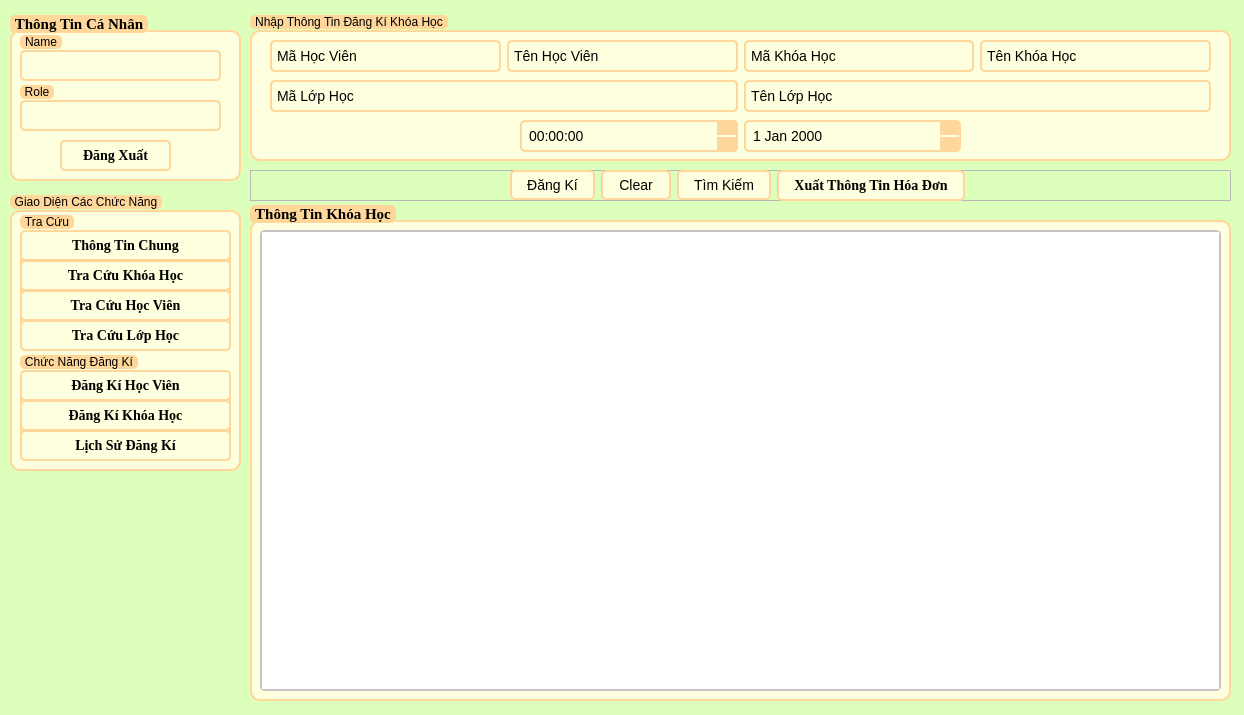
<?xml version="1.0" encoding="UTF-8"?>
<ui version="4.0">
 <class>Dangkikhoahoc</class>
 <widget class="QWidget" name="Dangkikhoahoc">
  <property name="geometry">
   <rect>
    <x>0</x>
    <y>0</y>
    <width>1244</width>
    <height>715</height>
   </rect>
  </property>
  <property name="windowTitle">
   <string>Đăng Kí Khóa Học</string>
  </property>
  <property name="styleSheet">
   <string notr="true">*{
	font: 700 11pt &quot;Times New Roman&quot;;
}
QWidget#Dangkikhoahoc {
    background-color: #DDFFBC
}

/* LineEdit Styles */
QLineEdit {
    border: 2px solid #FFD79A;
    border-radius: 5px;
    padding: 5px;
    background-color: #FEFFDE;
    font-size: 14px;
}

QLineEdit:focus {
    border: 2px solid #0078d7;
}

/* PushButton Styles */
QPushButton {
    border: 2px solid #FFD79A;
    border-radius: 5px;
    padding: 5px 15px;
    background-color: #FEFFDE;
    color: #000000;
    font-size: 14px;
}

QPushButton:hover {
    background-color: #FFD79A;
}

QPushButton:pressed {
    background-color: #004494;
}

/* TableWidget Styles */
QTableWidget {
    border: 2px solid #c4c4c4;
    border-radius: 5px;
    font-size: 14px;
}

QHeaderView::section {
    background-color: #FFFAC0;
    color: #9DE6E8;
    padding: 5px;
    border: 1px solid #c4c4c4;
}

QTableWidget::item {
    padding: 5px;
}

QTableWidget::item:selected {
    background-color: #FFD79A;
    color: #FFFAC0;
}

QTableWidget::item:hover {
    background-color: #FFD79A;
}

/* ScrollBar Styles */
QScrollBar:vertical {
    border: none;
    background: #f0f0f0;
    width: 12px;
    margin: 15px 0 15px 0;
}

QScrollBar::handle:vertical {
    background: #c4c4c4;
    min-height: 20px;
    border-radius: 5px;
}

QScrollBar::add-line:vertical,
QScrollBar::sub-line:vertical {
    height: 0;
}

QScrollBar::add-page:vertical,
QScrollBar::sub-page:vertical {
    background: none;
}
/* QDateEdit Styles */
QDateEdit {
    border: 2px solid #FFD79A;
    border-radius: 5px;
    padding: 5px;
    background-color: #FEFFDE;
    font-size: 14px;
}
QDateEdit:focus {
    border: 2px solid #0078d7;
}
/* ComboBox Styles */
QComboBox {
    border: 2px solid #FFD79A;
    border-radius: 5px;
    padding: 5px;
    background-color: #FEFFDE;
    font-size: 14px;
    min-width: 6em;
}

QComboBox:focus {
    border: 2px solid #0078d7;
}

QComboBox::drop-down {
    border: none;
}

QComboBox::down-arrow {
    image: url(down_arrow.png); /* Thay đổi icon mũi tên nếu cần */
}

QComboBox::down-arrow:on {
    top: 1px;
    left: 1px;
}

QComboBox QAbstractItemView {
    border: 2px solid #FFD79A;
    border-radius: 5px;
    background-color: #FEFFDE;
    font-size: 14px;
    selection-background-color: #FFD79A;
}
/* TimeEdit Styles */
QTimeEdit {
    border: 2px solid #FFD79A;
    border-radius: 5px;
    padding: 5px;
    background-color: #FEFFDE;
    font-size: 14px;
}

QTimeEdit:focus {
    border: 2px solid #0078d7;
}

QTimeEdit::up-button {
    subcontrol-origin: border;
    subcontrol-position: top right;
    width: 20px;
    height: 15px;
    border-left: 1px solid #FFD79A;
    border-top-right-radius: 5px;
    background: #FFD79A;
}

QTimeEdit::up-button:hover {
    background: #0078d7;
    border-left: 1px solid #0078d7;
}

QTimeEdit::up-button:pressed {
    background: #004494;
    border-left: 1px solid #004494;
}

QTimeEdit::up-arrow {
    image: url(&quot;E:/BTL python/Dangkikhoahoc/Gui/Ui_admin/icon/chevron-up-outline.png&quot;);
    width: 10px;
    height: 10px;
}

QTimeEdit::down-button {
    subcontrol-origin: border;
    subcontrol-position: bottom right;
    width: 20px;
    height: 15px;
    border-left: 1px solid #FFD79A;
    border-bottom-right-radius: 5px;
    background: #FFD79A;
}

QTimeEdit::down-button:hover {
    background: #0078d7;
    border-left: 1px solid #0078d7;
}

QTimeEdit::down-button:pressed {
    background: #004494;
    border-left: 1px solid #004494;
}

QTimeEdit::down-arrow {
    image: url(down_arrow.png); /* Thay đổi icon mũi tên nếu cần */
    width: 10px;
    height: 10px;
}
/* QDateEdit Styles */
QDateEdit {
    border: 2px solid #FFD79A;
    border-radius: 5px;
    padding: 5px;
    background-color: #FEFFDE;
    font-size: 14px;
}

QDateEdit:focus {
    border: 2px solid #0078d7;
}

QDateEdit::up-button {
    subcontrol-origin: border;
    subcontrol-position: top right;
    width: 20px;
    height: 15px;
    border-left: 1px solid #FFD79A;
    border-top-right-radius: 5px;
    background: #FFD79A;
}

QDateEdit::up-button:hover {
    background: #0078d7;
    border-left: 1px solid #0078d7;
}

QDateEdit::up-button:pressed {
    background: #004494;
    border-left: 1px solid #004494;
}

QDateEdit::up-arrow {
    image: url(&quot;E:/BTL python/Dangkikhoahoc/Gui/Ui_admin/icon/chevron-up-outline.png&quot;);
    width: 10px;
    height: 10px;
}

QDateEdit::down-button {
    subcontrol-origin: border;
    subcontrol-position: bottom right;
    width: 20px;
    height: 15px;
    border-left: 1px solid #FFD79A;
    border-bottom-right-radius: 5px;
    background: #FFD79A;
}

QDateEdit::down-button:hover {
    background: #0078d7;
    border-left: 1px solid #0078d7;
}

QDateEdit::down-button:pressed {
    background: #004494;
    border-left: 1px solid #004494;
}

QDateEdit::down-arrow {
    image: url(down_arrow.png); /* Thay đổi icon mũi tên nếu cần */
    width: 10px;
    height: 10px;
}
/* GroupBox Styles */
QGroupBox {
    border: 2px solid #FFD79A;
    border-radius: 10px;
    margin-top: 20px;
    background-color: #FEFFDE;
    padding: 10px;
}

QGroupBox::title {
    subcontrol-origin: margin;
    subcontrol-position: top left;
	top: 5px;
    padding: 0 3px;
    background-color: #FFD79A;
    border-radius: 5px;
    color: #000000;
    font-size: 14pt;
    font-weight: bold;
}
</string>
  </property>
  <widget class="QFrame" name="frame_fucntion">
   <property name="geometry">
    <rect>
     <x>250</x>
     <y>170</y>
     <width>981</width>
     <height>31</height>
    </rect>
   </property>
   <property name="frameShape">
    <enum>QFrame::Shape::StyledPanel</enum>
   </property>
   <property name="frameShadow">
    <enum>QFrame::Shadow::Raised</enum>
   </property>
   <widget class="QWidget" name="layoutWidget">
    <property name="geometry">
     <rect>
      <x>260</x>
      <y>0</y>
      <width>455</width>
      <height>31</height>
     </rect>
    </property>
    <layout class="QHBoxLayout" name="horizontalLayout">
     <item>
      <widget class="QPushButton" name="btn_them">
       <property name="autoFillBackground">
        <bool>false</bool>
       </property>
       <property name="text">
        <string>Đăng Kí</string>
       </property>
       <property name="icon">
        <iconset>
         <normaloff>../../icon/add.svg</normaloff>../../icon/add.svg</iconset>
       </property>
       <property name="iconSize">
        <size>
         <width>20</width>
         <height>16</height>
        </size>
       </property>
       <property name="shortcut">
        <string notr="true"/>
       </property>
      </widget>
     </item>
     <item>
      <widget class="QPushButton" name="btn_xoathongtin">
       <property name="text">
        <string>Clear</string>
       </property>
       <property name="icon">
        <iconset>
         <normaloff>../../icon/clearall.svg</normaloff>../../icon/clearall.svg</iconset>
       </property>
       <property name="shortcut">
        <string notr="true"/>
       </property>
      </widget>
     </item>
     <item>
      <widget class="QPushButton" name="btn_tim">
       <property name="text">
        <string>Tìm Kiếm</string>
       </property>
       <property name="icon">
        <iconset>
         <normaloff>../../icon/search.svg</normaloff>../../icon/search.svg</iconset>
       </property>
       <property name="shortcut">
        <string notr="true"/>
       </property>
      </widget>
     </item>
     <item>
      <widget class="QPushButton" name="btn_lichsudangki_2">
       <property name="enabled">
        <bool>true</bool>
       </property>
       <property name="font">
        <font>
         <family>Times New Roman</family>
         <pointsize>-1</pointsize>
         <italic>false</italic>
         <bold>true</bold>
         <underline>false</underline>
         <strikeout>false</strikeout>
        </font>
       </property>
       <property name="text">
        <string>Xuất Thông Tin Hóa Đơn</string>
       </property>
      </widget>
     </item>
    </layout>
   </widget>
  </widget>
  <widget class="QGroupBox" name="groupBox">
   <property name="geometry">
    <rect>
     <x>250</x>
     <y>10</y>
     <width>981</width>
     <height>151</height>
    </rect>
   </property>
   <property name="title">
    <string>Nhập Thông Tin Đăng Kí Khóa Học</string>
   </property>
   <widget class="QWidget" name="layoutWidget">
    <property name="geometry">
     <rect>
      <x>20</x>
      <y>70</y>
      <width>941</width>
      <height>33</height>
     </rect>
    </property>
    <layout class="QHBoxLayout" name="horizontalLayout_9">
     <item>
      <widget class="QComboBox" name="malophoc">
       <property name="placeholderText">
        <string>Mã Lớp Học</string>
       </property>
      </widget>
     </item>
     <item>
      <widget class="QComboBox" name="tenlophoc">
       <property name="placeholderText">
        <string>Tên Lớp Học</string>
       </property>
      </widget>
     </item>
    </layout>
   </widget>
   <widget class="QWidget" name="layoutWidget">
    <property name="geometry">
     <rect>
      <x>20</x>
      <y>30</y>
      <width>941</width>
      <height>33</height>
     </rect>
    </property>
    <layout class="QHBoxLayout" name="horizontalLayout_2">
     <item>
      <widget class="QComboBox" name="mahocvien">
       <property name="placeholderText">
        <string>Mã Học Viên</string>
       </property>
      </widget>
     </item>
     <item>
      <widget class="QComboBox" name="tenhocvien">
       <property name="placeholderText">
        <string>Tên Học Viên</string>
       </property>
      </widget>
     </item>
     <item>
      <widget class="QComboBox" name="makhoahoc">
       <property name="placeholderText">
        <string>Mã Khóa Học</string>
       </property>
      </widget>
     </item>
     <item>
      <widget class="QComboBox" name="tenkhoahoc">
       <property name="placeholderText">
        <string>Tên Khóa Học</string>
       </property>
      </widget>
     </item>
    </layout>
   </widget>
   <widget class="QWidget" name="layoutWidget">
    <property name="geometry">
     <rect>
      <x>270</x>
      <y>110</y>
      <width>441</width>
      <height>33</height>
     </rect>
    </property>
    <layout class="QHBoxLayout" name="horizontalLayout_3">
     <item>
      <widget class="QTimeEdit" name="thoigian">
       <property name="currentSection">
        <enum>QDateTimeEdit::Section::HourSection</enum>
       </property>
      </widget>
     </item>
     <item>
      <widget class="QDateEdit" name="ngaybatdau">
       <property name="currentSection">
        <enum>QDateTimeEdit::Section::YearSection</enum>
       </property>
      </widget>
     </item>
    </layout>
   </widget>
  </widget>
  <widget class="QGroupBox" name="groupBox_2">
   <property name="enabled">
    <bool>true</bool>
   </property>
   <property name="geometry">
    <rect>
     <x>250</x>
     <y>200</y>
     <width>981</width>
     <height>501</height>
    </rect>
   </property>
   <property name="font">
    <font>
     <family>Times New Roman</family>
     <pointsize>11</pointsize>
     <italic>false</italic>
     <bold>true</bold>
    </font>
   </property>
   <property name="title">
    <string>Thông Tin Khóa Học</string>
   </property>
   <widget class="QTableWidget" name="result_table">
    <property name="enabled">
     <bool>true</bool>
    </property>
    <property name="geometry">
     <rect>
      <x>10</x>
      <y>30</y>
      <width>961</width>
      <height>461</height>
     </rect>
    </property>
   </widget>
  </widget>
  <widget class="QGroupBox" name="groupBox_5">
   <property name="geometry">
    <rect>
     <x>10</x>
     <y>190</y>
     <width>231</width>
     <height>281</height>
    </rect>
   </property>
   <property name="title">
    <string>Giao Diện Các Chức Năng</string>
   </property>
   <widget class="QGroupBox" name="groupBox_4">
    <property name="geometry">
     <rect>
      <x>10</x>
      <y>20</y>
      <width>211</width>
      <height>141</height>
     </rect>
    </property>
    <property name="title">
     <string>Tra Cứu</string>
    </property>
    <widget class="QPushButton" name="btn_tracuuhocvien">
     <property name="geometry">
      <rect>
       <x>0</x>
       <y>80</y>
       <width>211</width>
       <height>31</height>
      </rect>
     </property>
     <property name="font">
      <font>
       <family>Times New Roman</family>
       <pointsize>-1</pointsize>
       <italic>false</italic>
       <bold>true</bold>
       <underline>false</underline>
       <strikeout>false</strikeout>
      </font>
     </property>
     <property name="text">
      <string>Tra Cứu Học Viên</string>
     </property>
    </widget>
    <widget class="QPushButton" name="btn_thongtinchung">
     <property name="enabled">
      <bool>true</bool>
     </property>
     <property name="geometry">
      <rect>
       <x>0</x>
       <y>20</y>
       <width>211</width>
       <height>31</height>
      </rect>
     </property>
     <property name="font">
      <font>
       <family>Times New Roman</family>
       <pointsize>-1</pointsize>
       <italic>false</italic>
       <bold>true</bold>
       <underline>false</underline>
       <strikeout>false</strikeout>
      </font>
     </property>
     <property name="text">
      <string>Thông Tin Chung</string>
     </property>
    </widget>
    <widget class="QPushButton" name="btn_tracuukhoahoc">
     <property name="enabled">
      <bool>false</bool>
     </property>
     <property name="geometry">
      <rect>
       <x>0</x>
       <y>50</y>
       <width>211</width>
       <height>31</height>
      </rect>
     </property>
     <property name="font">
      <font>
       <family>Times New Roman</family>
       <pointsize>-1</pointsize>
       <italic>false</italic>
       <bold>true</bold>
       <underline>false</underline>
       <strikeout>false</strikeout>
      </font>
     </property>
     <property name="text">
      <string>Tra Cứu Khóa Học</string>
     </property>
    </widget>
    <widget class="QPushButton" name="btn_tracuulophoc">
     <property name="geometry">
      <rect>
       <x>0</x>
       <y>110</y>
       <width>211</width>
       <height>31</height>
      </rect>
     </property>
     <property name="font">
      <font>
       <family>Times New Roman</family>
       <pointsize>-1</pointsize>
       <italic>false</italic>
       <bold>true</bold>
       <underline>false</underline>
       <strikeout>false</strikeout>
      </font>
     </property>
     <property name="text">
      <string>Tra Cứu Lớp Học</string>
     </property>
    </widget>
   </widget>
   <widget class="QGroupBox" name="groupBox_8">
    <property name="geometry">
     <rect>
      <x>10</x>
      <y>160</y>
      <width>211</width>
      <height>111</height>
     </rect>
    </property>
    <property name="title">
     <string>Chức Năng Đăng Kí</string>
    </property>
    <widget class="QPushButton" name="btn_dangkikhoahoc">
     <property name="enabled">
      <bool>true</bool>
     </property>
     <property name="geometry">
      <rect>
       <x>0</x>
       <y>50</y>
       <width>211</width>
       <height>31</height>
      </rect>
     </property>
     <property name="font">
      <font>
       <family>Times New Roman</family>
       <pointsize>-1</pointsize>
       <italic>false</italic>
       <bold>true</bold>
       <underline>false</underline>
       <strikeout>false</strikeout>
      </font>
     </property>
     <property name="text">
      <string>Đăng Kí Khóa Học</string>
     </property>
    </widget>
    <widget class="QPushButton" name="btn_lichsudangki">
     <property name="enabled">
      <bool>true</bool>
     </property>
     <property name="geometry">
      <rect>
       <x>0</x>
       <y>80</y>
       <width>211</width>
       <height>31</height>
      </rect>
     </property>
     <property name="font">
      <font>
       <family>Times New Roman</family>
       <pointsize>-1</pointsize>
       <italic>false</italic>
       <bold>true</bold>
       <underline>false</underline>
       <strikeout>false</strikeout>
      </font>
     </property>
     <property name="text">
      <string>Lịch Sử Đăng Kí</string>
     </property>
    </widget>
    <widget class="QPushButton" name="btn_dangkihocvien">
     <property name="enabled">
      <bool>true</bool>
     </property>
     <property name="geometry">
      <rect>
       <x>0</x>
       <y>20</y>
       <width>211</width>
       <height>31</height>
      </rect>
     </property>
     <property name="font">
      <font>
       <family>Times New Roman</family>
       <pointsize>-1</pointsize>
       <italic>false</italic>
       <bold>true</bold>
       <underline>false</underline>
       <strikeout>false</strikeout>
      </font>
     </property>
     <property name="text">
      <string>Đăng Kí Học Viên</string>
     </property>
    </widget>
   </widget>
  </widget>
  <widget class="QGroupBox" name="groupBox_3">
   <property name="enabled">
    <bool>true</bool>
   </property>
   <property name="geometry">
    <rect>
     <x>10</x>
     <y>10</y>
     <width>231</width>
     <height>171</height>
    </rect>
   </property>
   <property name="font">
    <font>
     <family>Times New Roman</family>
     <pointsize>11</pointsize>
     <italic>false</italic>
     <bold>true</bold>
    </font>
   </property>
   <property name="title">
    <string>Thông Tin Cá Nhân</string>
   </property>
   <widget class="QPushButton" name="btn_dangxuat">
    <property name="geometry">
     <rect>
      <x>50</x>
      <y>130</y>
      <width>111</width>
      <height>31</height>
     </rect>
    </property>
    <property name="font">
     <font>
      <family>Times New Roman</family>
      <pointsize>-1</pointsize>
      <italic>false</italic>
      <bold>true</bold>
      <underline>false</underline>
      <strikeout>false</strikeout>
     </font>
    </property>
    <property name="styleSheet">
     <string notr="true"/>
    </property>
    <property name="text">
     <string>Đăng Xuất</string>
    </property>
   </widget>
   <widget class="QGroupBox" name="groupBox_6">
    <property name="geometry">
     <rect>
      <x>10</x>
      <y>70</y>
      <width>201</width>
      <height>51</height>
     </rect>
    </property>
    <property name="title">
     <string>Role</string>
    </property>
    <widget class="QLineEdit" name="infor_role">
     <property name="enabled">
      <bool>false</bool>
     </property>
     <property name="geometry">
      <rect>
       <x>0</x>
       <y>20</y>
       <width>201</width>
       <height>31</height>
      </rect>
     </property>
    </widget>
   </widget>
   <widget class="QGroupBox" name="groupBox_7">
    <property name="geometry">
     <rect>
      <x>10</x>
      <y>20</y>
      <width>201</width>
      <height>51</height>
     </rect>
    </property>
    <property name="layoutDirection">
     <enum>Qt::LayoutDirection::LeftToRight</enum>
    </property>
    <property name="autoFillBackground">
     <bool>false</bool>
    </property>
    <property name="title">
     <string>Name</string>
    </property>
    <widget class="QLineEdit" name="infor_username">
     <property name="enabled">
      <bool>false</bool>
     </property>
     <property name="geometry">
      <rect>
       <x>0</x>
       <y>20</y>
       <width>201</width>
       <height>31</height>
      </rect>
     </property>
    </widget>
   </widget>
  </widget>
 </widget>
 <resources/>
 <connections/>
</ui>
